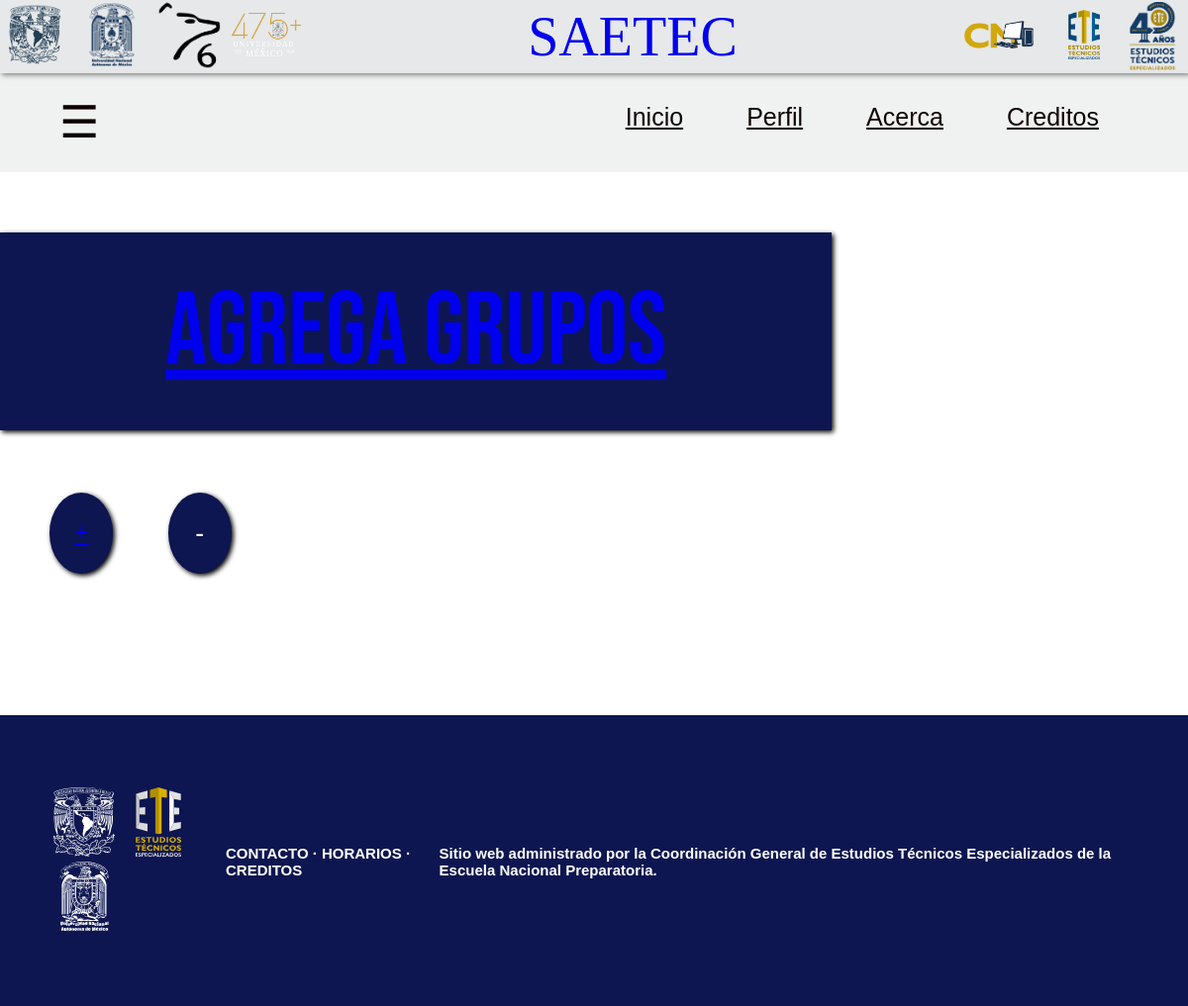
/templates/crea_grupo.php, run on an earlier commit of the app's database.
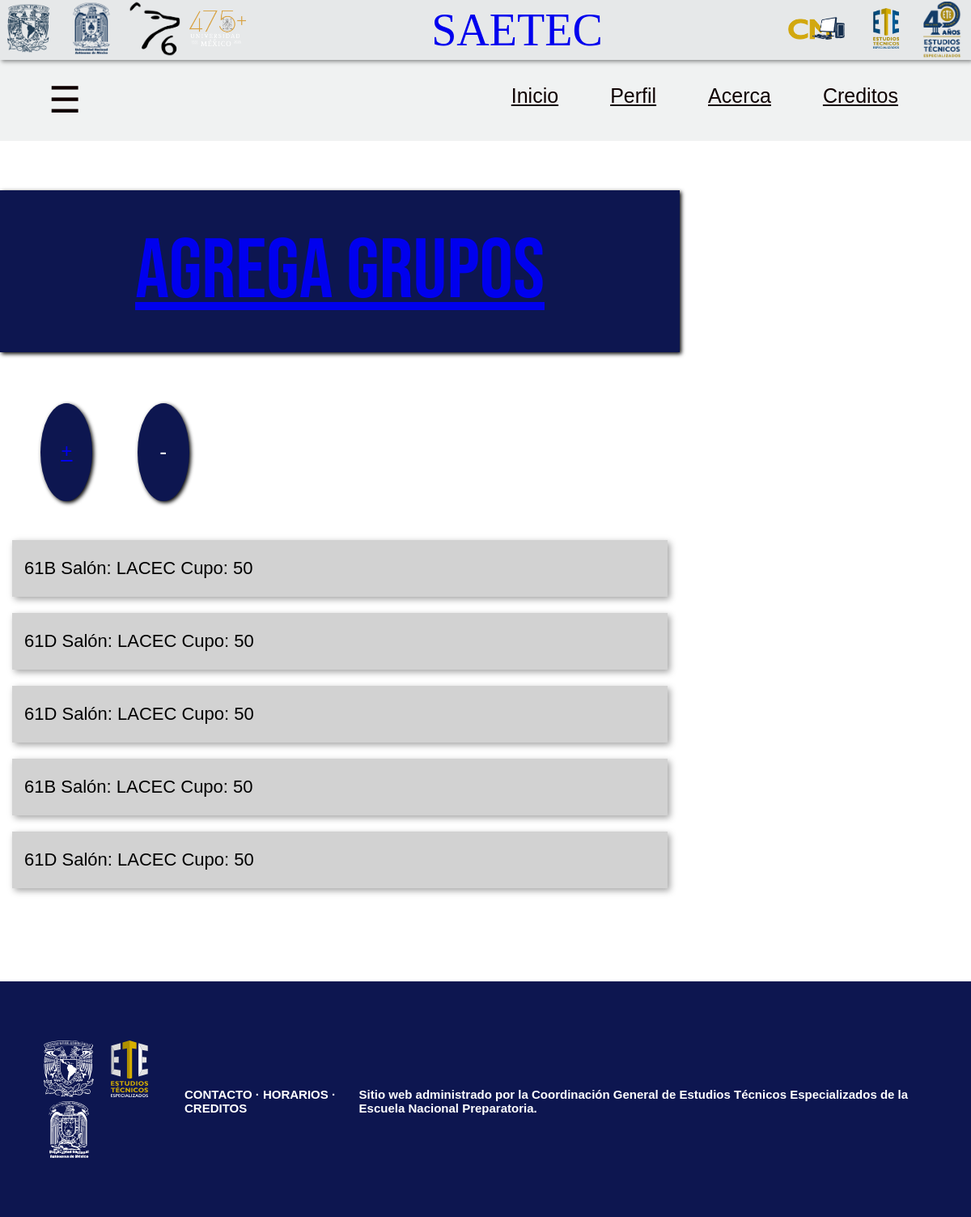
And on a later commit of the database.
### tables this page shows
CREATE TABLE grupo (
    id_grupo INT PRIMARY KEY AUTO_INCREMENT,
    id_profesor INT NOT NULL,
    FOREIGN KEY (id_profesor) 
    REFERENCES profesor(id_profesor),
    nombre_grupo VARCHAR(3) NOT NULL,
    plantel VARCHAR(50) NOT NULL,
    cupo INT NOT NULL,
    salon VARCHAR(6) NOT NULL
);

### templates/crea_grupo.php (the view, shortened to what this page needs)
<?php
    $conexion = connect();
?>
<!DOCTYPE html>
<html lang="es">
<head>
    <link rel="stylesheet" href="../statics/style/crea_grupo.css">
</head>
<body>
    <header>
        <div id="iconos_unam">
            <div class="logo-unam">
                <a href="https://www.unam.mx/">
                    <img class="iconos"src="../statics/img/logo-escudo-unam.png" alt="Escuedo de la UNAM">
                </a>
            </div>
            <div class="logo-enp">
                <a href="http://enp.unam.mx/">
                    <img class="iconos"src="../statics/img/logo_enp.jpeg" alt="Escuedo de la UNAM">
                </a>
            </div>
            <div class="logo-enp6">
                <a href="https://www.prepa6.unam.mx/ENP6/_P6/">
                    <img class="iconos"src="../statics/img/logo-prepa6.png" alt="Escuedo de la UNAM">
                </a>
            </div>
            <div class="logo-475años">
                <img class="iconos"src="../statics/img/logo-475años.png" alt="Escuedo de la UNAM">
            </div>
        </div>
        <div id="titulo_encabezado">
            <a href="./index.html">
                <p>SAETEC</p>
            </a>
        </div>
        <div id="iconos_ete">
            <div class="logo-compu">
                <a href="https://www.ete.enp.unam.mx/CM.html">
                    <img class="iconos" src="../statics/img/logo_compu.jpeg" alt="Escudo de el Estudio Tecnico Especializado en Computacion">
                </a>
            </div>
                <a href="https://www.ete.enp.unam.mx/">
                    <img class="iconos" src="../statics/img/logo-ete.png" alt="Escudo de los Estudios Tecnicos de la UNAM">
                </a>
            </div>
                    <img class="iconos" src="../statics/img/logo-ete-40años.png" alt="Escudo de los 40 años Estudios Tecnicos de la UNAM">
    </header>
    <?php
            include 'barrapro.php';
    ?>
    <br>
    <div id="contenedor">
        <div id="grupo">
            <a href="./admin.php"><u>AGREGA GRUPOS</u></a>
        </div>
        <div class="botones">
            <div id="añade">
                <a href="./forms-grupo.php">
                    <p><strong>+</strong></p>
                </a>
                </div>
                <div id="borra">
                    <p><strong>-</strong></p>
                </div>
            </div>
            <div id="lista-profes">
                <?php
                    $sql="SELECT * FROM grupo";
                    $filtra =mysqli_query($conexion, $sql);
                    while($grupo =mysqli_fetch_assoc($filtra)) {
                        echo "
                        <div class='alumno'>
                            <p>" . $grupo['nombre_grupo'] . "
                            Salón: " . $grupo['salon'] . "
                            Cupo: " . $grupo['cupo'] . "</p>
                        </div>";
                    }
                ?>
            </div>
        </div>
    <?php
            include 'footer.php';
    ?>
</body>
</html>

### templates/barrapro.php
<nav class="nav">
    <div class="container">
        <div class="btn-menu">
            <label for="btn-menu">☰</label>
        </div>
        <nav class="menu">
            <a href="./index.html">Inicio</a>
            <a href="./perfil-alumno.php">Perfil</a>
            <a href="./acerca-de.php">Acerca</a>
            <a href="./creditos.php">Creditos</a>
        </nav>
    </div>
</nav>
<br>

### templates/footer.php
<footer>
    <div id="iconos_unam">
        <h3>
            <img class="iconos" src="../statics/img/logo_unam.svg" alt="Escudo de la UNAM">
            <img class="iconos" src="../statics/img/logo_ete.svg" alt="Escudo de los Estudios Tecnicos de la UNAM">
            <img class="iconos" src="../statics/img/logo_enp.svg" alt="Escudo de la ENP">
        </h3>
        <p class="link">
            <a href="https://www.ete.enp.unam.mx/" target="_blank">CONTACTO</a>
            <strong> · </strong>
            <a href="https://www.ete.enp.unam.mx/" target="_blank">HORARIOS</a>
            <strong> · </strong>
            <a href="../templates/creditos.html">CREDITOS</a>
            <p>Sitio web administrado por la Coordinación General de Estudios Técnicos Especializados de la Escuela Nacional Preparatoria.</p>
            </p>
    </div>
</footer>

### statics/style/crea_grupo.css (style rules this page uses)
body { margin: 0%; padding: 0%; }
header { background-color: #E6E8E9; box-shadow: 2px 2px 5px rgb(0, 0, 0); display: flex; align-items: center; justify-content: space-between; }
.iconos { width: 70px; height: 70px; object-fit: contain; }
#iconos_unam { display: flex; align-items: center; gap: 8px; }
#iconos_unam .iconos { width: 70px; height: 70px; }
#titulo_encabezado { color: #0D1650; font-size: 3.5rem; font-weight: 400; flex: 1; text-align: center; }
#titulo_encabezado a { text-decoration: none; }
#titulo_encabezado p { margin: 0%; }
#iconos_ete { display: flex; align-items: center; gap: 8px; flex-shrink: 0; }
#iconos_ete .iconos { width: 70px; height: 50px; }
.nav { width: 100%; height: 100px; left: 0%; background-color: #e6e8e993; }
.container { width:90%; max-width:1200px; margin: auto; }
.container .btn-menu { float:left; line-height: 100px; }
.container .btn-menu label { color: #0f0101; font-size:45px; cursor: pointer; }
.container .menu { float: right; line-height: 70px; }
.container .menu a { display: inline-block; padding: 30px; line-height: normal; color: #0e0202; font-family:'Trebuchet MS', 'Lucida Sans Unicode', 'Lucida Grande', 'Lucida Sans', Arial, sans-serif; transition: all 200ms ease; font-size:25px; }
#contenedor { display: flex; flex-direction: column; width: 70%; }
#grupo { background-color: #0D1650; font-family: 'encabezado'; width: 100%; height: 25vh; color: #FFFFFF; font-size: 3vh; text-align: center; font-size: 13vh; margin-top: 3%; box-shadow: 2px 2px 5px rgb(0, 0, 0); display: flex; align-items: center; justify-content: center; }
.botones { display: flex; flex-direction: row; margin-left: 6%; margin-bottom: 4%; }
#añade { background-color: #0D1650; font-size: 25px; color: #FFFF; margin-top: 8%; width: 8vh; height: 8vb; border-radius: 100%; border-color: #FFFFFF; margin-right: 7%; box-shadow: 2px 2px 5px rgb(0, 0, 0); display: flex; align-items: center; justify-content: center; }
#borra { background-color: #0D1650; font-size: 25px; color: #FFFF; margin-top: 8%; width: 8vh; height: 8vb; border-radius: 100%; border-color: #FFFFFF; box-shadow: 2px 2px 5px rgb(0, 0, 0); display: flex; align-items: center; justify-content: center; }
#lista-profes { display: flex; flex-direction: column; padding: 15px; }
.alumno { background-color: rgb(210, 210, 210); box-shadow: 3px 3px 8px rgb(163, 163, 163); width: 100%; margin-bottom: 20px; text-align: left; }
.alumno p { font-family: 'Gill Sans', 'Gill Sans MT', Calibri, 'Trebuchet MS', sans-serif; font-size: 22px; margin-left: 15px; }
footer { background-color: #0D1650; display: flex; justify-content: space-between; text-align: left; color: #FFF; font: bold 15px sans-serif; padding: 55px 50px; margin-top: 80px; }
.link a { color: #FFFFFF; text-decoration: none; }

What changed in the data, as far as the page shows it:
added grupo: nombre_grupo "61B", salon "LACEC", cupo "50"
added grupo: nombre_grupo "61D", salon "LACEC", cupo "50"
added grupo: nombre_grupo "61D", salon "LACEC", cupo "50"
added grupo: nombre_grupo "61B", salon "LACEC", cupo "50"
added grupo: nombre_grupo "61D", salon "LACEC", cupo "50"
